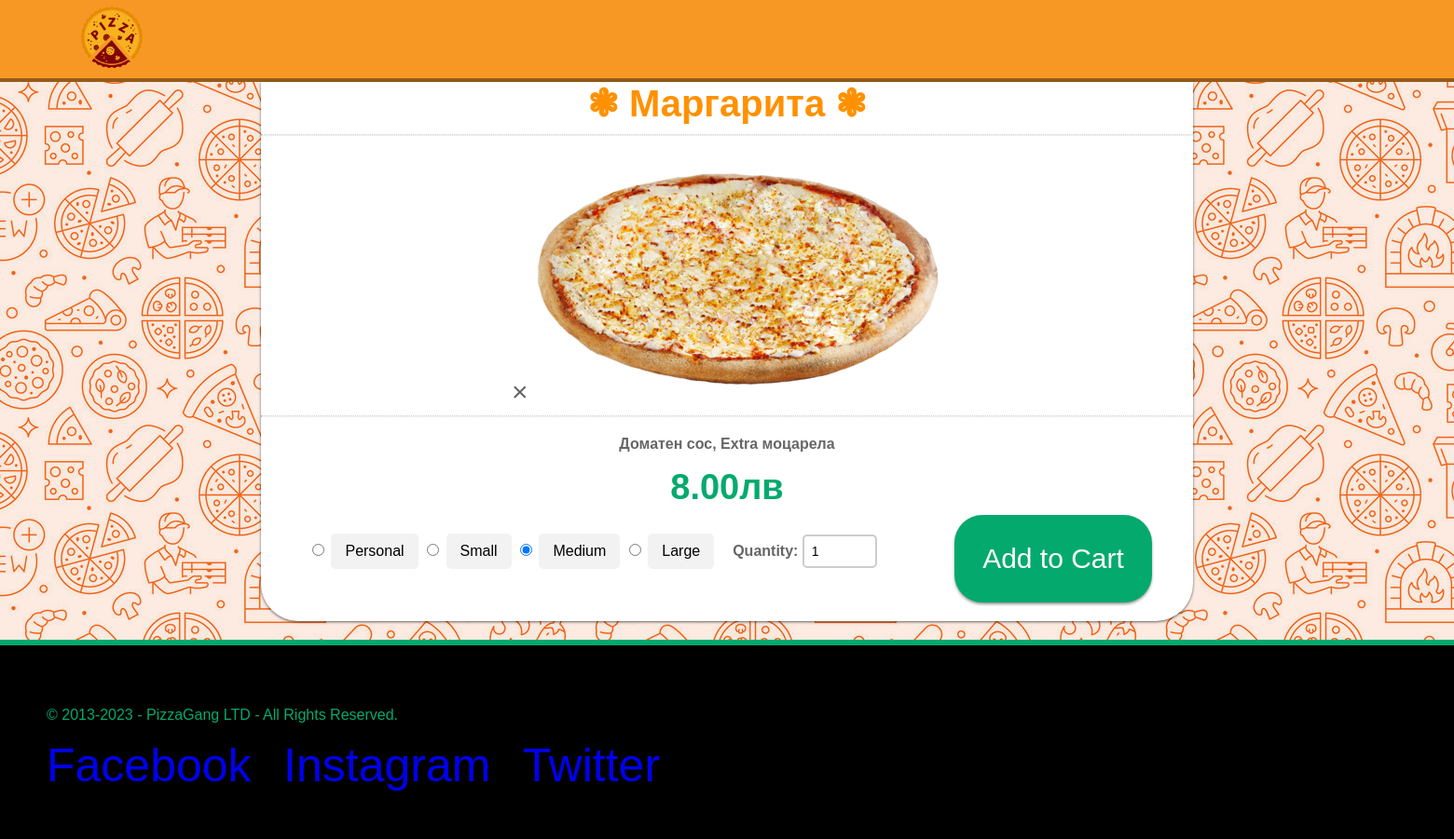
/pizza/pizza-details/8/ (signed in), run on the app's committed database.
### PizzaGang/web/models.py (models this page shows, shortened)
class Pizza(models.Model):
    PE = "PE"
    SM = "SM"
    ME = "ME"
    LA = "LA"
    SIZE = [
        (PE, "Personal"),
        (SM, "Small"),
        (ME, "Medium"),
        (LA, "Large"),
    ]
    name = models.CharField(max_length=30)
    ingredients = models.TextField()
    image = models.ImageField(upload_to='static/pictures/pizza/', blank=True, null=True)
    size = models.CharField(max_length=30, choices=SIZE, blank=True, null=True, default=ME)
    price = models.FloatField(default=0)
    is_special = models.BooleanField(blank=True, null=True)
    is_offer = models.BooleanField(blank=True, null=True)
    is_vege = models.BooleanField(blank=True, null=True)
    discount = models.IntegerField(blank=True, null=True)

### PizzaGang/web/views.py (the view)
# urls.py: path('pizza-details/<int:pk>/', DetailPizzaView.as_view(), name='pizza-details'),
class DetailPizzaView(DetailView):
    template_name = 'pizza-details.html'
    model = Pizza

### templates/pizza-details.html (shortened to what this page needs)
{% extends 'base/base.html' %}
{% load static %}
{% block link %}
    <link rel="stylesheet" href="{% static 'css/pizza-details.css' %}">
{% endblock %}
{% block content %}
    <div class="pizza-details-container">
        <h1 class="pizza-title-name"><star class="star">❃</star> {{ pizza.name }} <star class="star">❃</star></h1>
        <hr class="hr-dotted">
        <a class="close" href="{% url 'menu' %}">&times;</a>
        <img src="{{ pizza.image.url }}" alt="pizza-img" class="pizza-img">
        <hr class="hr-dotted">
        <p class="desc">{{ pizza.ingredients }}</p>
        <div class="pizza-price-container">
            <h1 style="margin: 0" id="pizza-price">{{ pizza.price|floatformat:2 }}</h1>
            <h1 style="margin: 0" class="price-price">лв</h1>
        </div>
        <form id="pizza-form" method="POST" action="{% url 'cart' pizza.pk %}">
            <div class="size_and_quantity">
                <div class="size-container">
                    {% for size, label in pizza.SIZE %}
                        {% if size == 'ME' %}
                            <label>
                                <input type="radio" name="size" value="{{ size }}" checked />
                                <span class="size-label">{{ label }}</span>
                            </label>
                        {% else %}
                            <label>
                                <input type="radio" name="size" value="{{ size }}" />
                                <span class="size-label">{{ label }}</span>
                            </label>
                        {% endif %}
                    {% endfor %}
                </div>
                <div class="quantity-container">
                    <label for="quantity"><b style="color: rgba(0, 0, 0, 0.6);">Quantity:&nbsp;</b></label>
                    <input type="number" name="quantity" id="quantity" value="1" min="1" class="quantity-input" onchange="updatePrice()">
                </div>
            </div>
            <button type="submit" class="green-button-cart">Add to Cart</button>
        </form>
    </div>
{% endblock %}

### static/css/base.css (style rules this page uses)
* { font-family: Arial, Helvetica, sans-serif; text-decoration: none; }
html, body { height: 100%; margin: 0; background-image: url("/static/pictures/background.jpg"); }
body { display: flex; flex-direction: column; }

### static/css/pizza-details.css (style rules this page uses)
.pizza-details-container { width: 1000px; margin-top: auto; margin-right: auto; margin-left: auto; padding-bottom: 20px; background-color: rgb(255, 255, 255); border-bottom-left-radius: 40px; border-bottom-right-radius: 40px; text-align: center; box-shadow: 0 1px 3px rgba(0, 0, 0, 0.6); }
.pizza-title-name { margin: 0 0 10px 0; color: rgb(255, 145, 0); font-size: 40px; }
.star { color: rgb(255, 145, 0); }
.close { font-size: 30px; color: rgba(0, 0, 0, 0.6); }
.pizza-img { margin-top: 13px; }
.pizza-price-container { display: flex; justify-content: center; align-items: center; font-size: 19px; color: #04aa6d; margin: 8px auto; }
.green-button-cart { box-sizing: border-box; background-color: #04aa6d; color: white; border-radius: 30px; border: 0; margin-left: 700px; padding: 30px; font-size: 30px; box-shadow: 0 2px 3px rgba(0, 0, 0, 0.4); transition: background-color 0.5s ease; }
.hr-dotted { border-top: 1px dotted rgba(0, 0, 0, 0.2); }
.desc { margin-top: 20px; margin-left: 20px; margin-right: 20px; font-weight: bold; color: rgba(0, 0, 0, 0.6); }
.size_and_quantity { position: absolute; margin-top: 20px; margin-left: 50px; }
.size_and_quantity { display: flex; align-items: center; margin-bottom: 20px; }
.size-container { margin-right: 20px; }
.size-label { display: inline-block; padding: 10px 15px; background-color: #f2f2f2; border-radius: 5px; cursor: pointer; transition: background-color 0.3s ease; }
.quantity-container { display: flex; align-items: center; }
.quantity-input { width: 60px; padding: 8px; border: 2px solid #ccc; border-radius: 5px; font-size: 14px; }

### data on the page
Pizza: name "Маргарита", image (picture), ingredients "Доматен сос, Extra моцарела", price "8.00"

### other printed values
{{ label }} "Personal" "Small" "Large"
{{ label }} "Medium"
